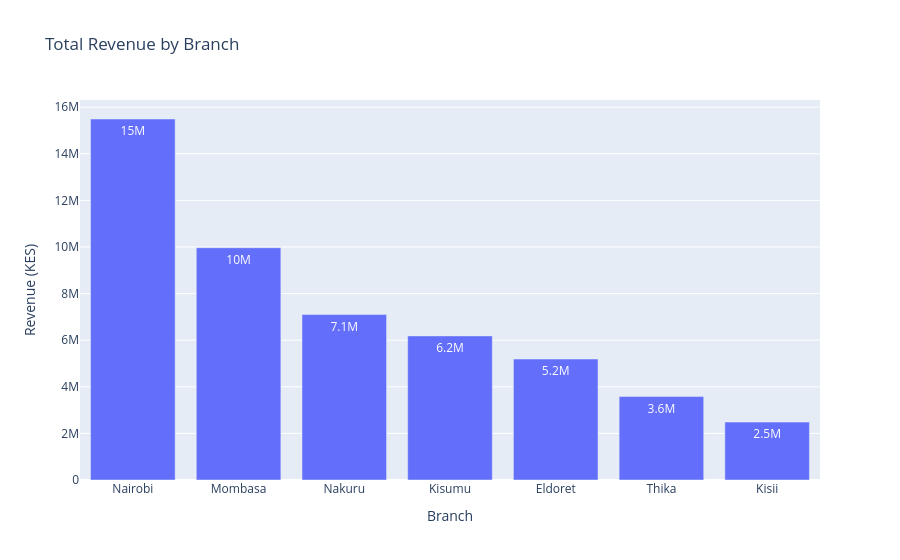

Write notebook code for a chart like this one.
### Code cell
# Revenue per branch
branch_rev = (
    df.groupby('branch', observed=True)['price_kes'].sum().sort_values(ascending=False).reset_index())
 
fig = px.bar(
    branch_rev, x='branch', y='price_kes', text_auto='.2s',
    title='Total Revenue by Branch',
    labels={'branch': 'Branch', 'price_kes': 'Revenue (KES)'}
)
plt.savefig('total_revenue_by_branch.png')
fig.show()

### Figure 1 — Plotly figure (JSON) as saved in the notebook; plotly's stock layout.template omitted (floating-point values rounded to 4 significant figures)
{"data": [{"hovertemplate": "Branch=%{x}<br>Revenue (KES)=%{y}<extra></extra>", "legendgroup": "", "marker": {"color": "#636efa", "pattern": {"shape": ""}}, "name": "", "orientation": "v", "showlegend": false, "textposition": "auto", "texttemplate": "%{y:.2s}", "type": "bar", "x": ["Nairobi", "Mombasa", "Nakuru", "Kisumu", "Eldoret", "Thika", "Kisii"], "xaxis": "x", "y": [15490000.0, 9968000.0, 7099000.0, 6183000.0, 5191000.0, 3580000.0, 2486000.0], "yaxis": "y"}], "layout": {"barmode": "relative", "legend": {"tracegroupgap": 0}, "title": {"text": "Total Revenue by Branch"}, "xaxis": {"anchor": "y", "domain": [0, 1], "title": {"text": "Branch"}}, "yaxis": {"anchor": "x", "domain": [0, 1], "title": {"text": "Revenue (KES)"}}}}
